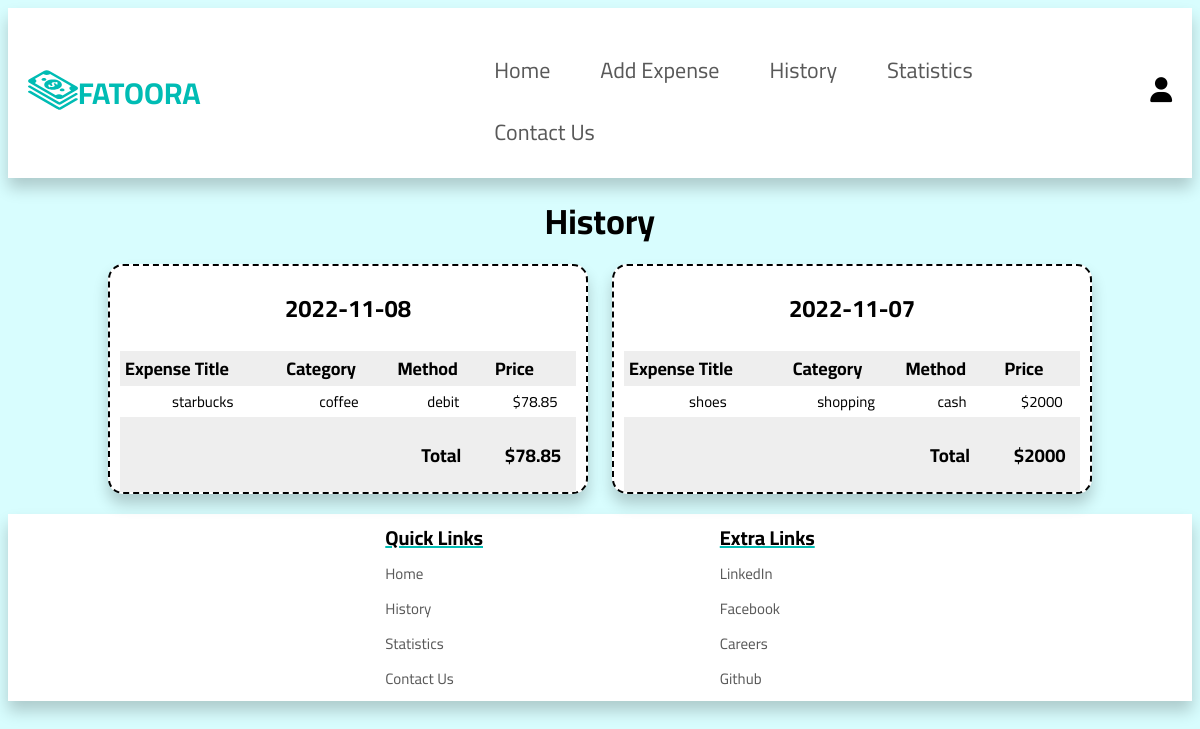
/history.php (signed in), run on the app's committed database.
### tables this page shows
CREATE TABLE `expenses` (
  `exID` int(100) NOT NULL,
  `UserID` int(100) NOT NULL,
  `date` varchar(255) NOT NULL,
  `method` varchar(255) NOT NULL,
  `category` varchar(255) NOT NULL,
  `name` varchar(255) NOT NULL,
  `amount` double NOT NULL,
  `note` varchar(255) NOT NULL,
  `image` varchar(255) NOT NULL
);

### history.php (the view, shortened to what this page needs)
<?php
include 'Templates/config.php';
$user_id = $_SESSION['user_id'];
 ?>
<!DOCTYPE html>
<html lang="en" dir="ltr">
  <head>
    <link rel="stylesheet" href="CSS/history_styles.css">
  </head>
  <body>
    <?php include 'Templates/navbar.php'; ?>
    <section class="results">
      <h1>History</h1>
      <div class="container">
        <?php
        $select_user_expenses = mysqli_query($conn, "SELECT DISTINCT `date` FROM `expenses` WHERE UserID = '$user_id'") or die('query failed');
        if(mysqli_num_rows($select_user_expenses) > 0){
           while($date = mysqli_fetch_assoc($select_user_expenses)){
         ?>
        <div class="box">
          <div class="name">
            <h2><?php echo $date['date']; ?></h2>
          </div>
          <table class="table">
            <thead class="tabletitle">
              <th>Expense Title</th>
              <th>Category</th>
              <th>Method</th>
              <th>Price</th>
            </thead>
            <?php
            $expense_date = $date["date"];
            $select_date_expenses = mysqli_query($conn, "SELECT * FROM `expenses` WHERE UserID = '$user_id' AND `date` = '$expense_date' ") or die('query failed');
            $subTotal = 0;
            if(mysqli_num_rows($select_date_expenses) > 0){
               while($expense = mysqli_fetch_assoc($select_date_expenses)){
             ?>
            <tr class="rowitem">
              <td class="itemtext"><?php echo htmlspecialchars($expense['name']); ?></td>
              <td class="itemtext"><?php echo htmlspecialchars($expense['category']); ?></td>
              <td class="itemtext"><?php echo htmlspecialchars($expense['method']); ?></td>
              <td class="itemtext"><?php echo htmlspecialchars('$'.$expense['amount']); ?></td>
            </tr>
            <?php
            $subTotal += $expense['amount'];
                }
              }
              ?>
            <tr class="tabletitle">
              <td></td>
              <td></td>
              <td><h3>Total</h3></td>
              <td><h3><?php echo htmlspecialchars('$'.$subTotal); ?></h3></td>
            </tr>
          </table>
        </div>
        <?php
              }
          }else{ ?>
              <p class="empty">No expenses yet!</p>
        <?php
          }
        ?>
      </div>
    </section>
    <?php include 'Templates/footer.php'; ?>
  </body>
</html>

### CSS/history_styles.css (style rules this page uses)
.results h1 { text-align: center; padding: 0; margin-top: 10px; margin-bottom: 0; font-size: 35px; }
.results .container { max-width: 100%; margin:0 auto; display: grid; grid-template-columns: repeat(auto-fit, 30rem); gap:1.5rem; align-items: flex-start; justify-content: center; padding: 10px; margin-bottom: 10px; }
.results .container .box { text-align: center; padding: 0 10px; border:2px dashed black; background-color: white; box-shadow: 0 10px 15px rgba(0,0,0,.2); border-radius: 15px; position: relative; width: 95%; }
.results .container .box .table { width: 100%; border-collapse: collapse; }
.tabletitle { background: #EEE; margin-left: 2%; }
.tabletitle th { font-size: 18px; text-align: left; padding-left: 5px; }
.rowitem { border-bottom: 1px solid #EEE; margin-right: 5%; }
.itemtext { font-size: 15px; padding-left: 5px; }

### CSS/navbar_styles.css (style rules this page uses)
:root { --navItem: #00BCB4; --white: #ffffff; }
body { background-color: #D8FDFE; font-family: "Cairo", sans-serif; }

### data on the page
expenses: name "starbucks", category "coffee", method "debit", amount "$78.85"
expenses: name "shoes", category "shopping", method "cash", amount "$2000"

### other printed values
$date['date'] "2022-11-08"
$date['date'] "2022-11-07"
